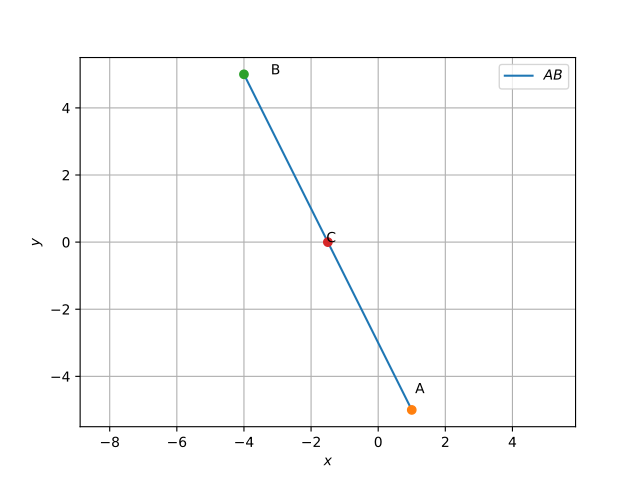

The script that drew this image:
import numpy as np
import matplotlib.pyplot as plt
#from coeffs import *
import subprocess
import shlex

#sides of triangle
a = 3
b = 5
c = 6

#coordinates of A
x=(a**2 + c**2 -b**2)/(2*a)
y=np.sqrt(c**2-x**2)

#generating the line points
def line_gen(A,B):
	len = 20
	dim = A.shape[0]
	x_AB = np.zeros((dim,len))
	lam_1 = np.linspace(0,1,len)
	for i in range(len):
		temp1 = A + lam_1[i]*(B-A)
		x_AB[:,i]=temp1.T
	return x_AB




A = np.array([1,-5])
B = np.array([-4,5])
C = np.array([-1.5,0])





#Generating the lines
x_AB = line_gen(A,B)





#plotting the all lines
plt.plot(x_AB[0,:],x_AB[1,:],label='$AB$')



plt.plot(A[0],A[1],'o')
plt.text(A[0]*(1+0.1), A[1]*(1-0.1), 'A')
plt.plot(B[0],B[1],'o')
plt.text(B[0]*(1-0.2), B[1]*(1), 'B')
plt.plot(C[0], C[1], 'o')
plt.text(C[0]*(1+0.03), C[1]*(1-0.1),'C')



plt.xlabel('$x$')
plt.ylabel('$y$')
plt.legend(loc='best')
plt.grid()
plt.axis('equal')
plt.savefig('point_on_line.eps')

plt.show()
